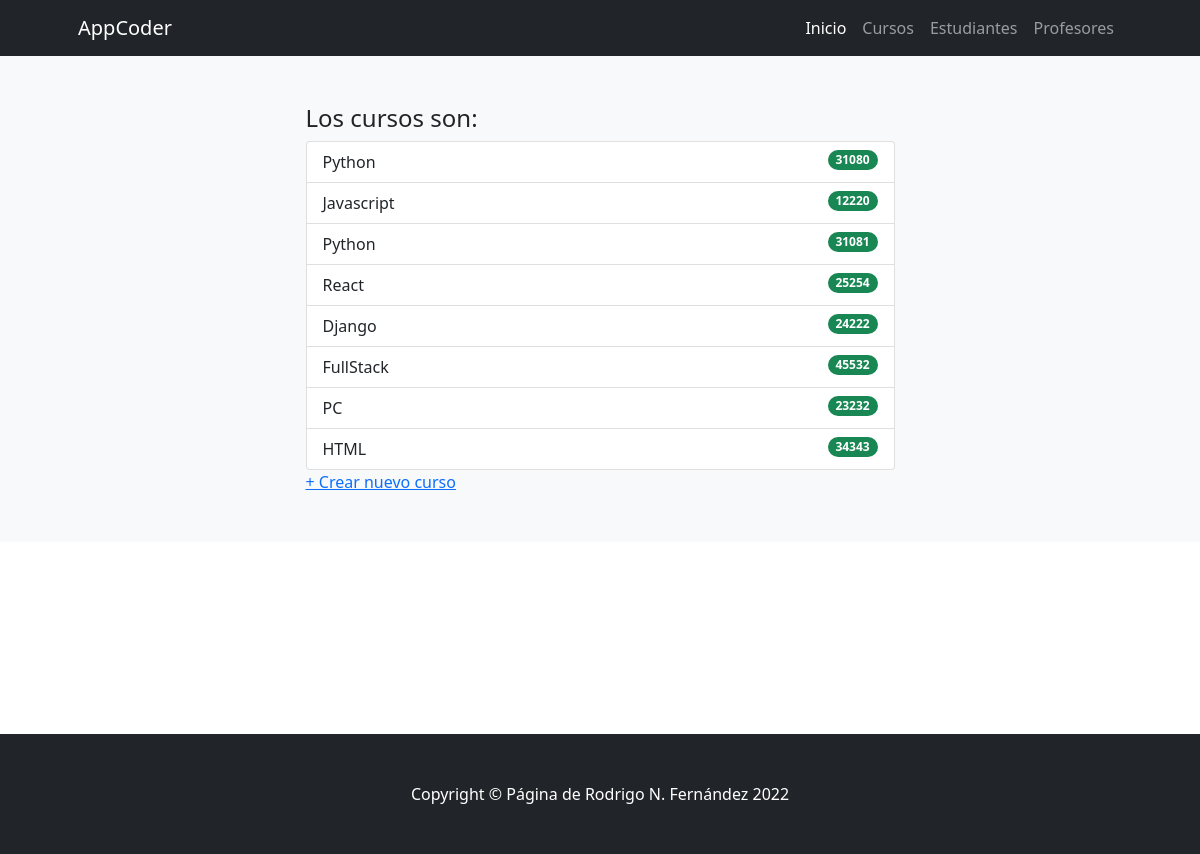
Screenshot of /cursos/ with the database file from the repository.
### ProyectoCoderApp/models.py (models this page shows)
class Curso(models.Model):
    nombre = models.CharField(max_length=30) # Texto
    comision = models.IntegerField()

### ProyectoCoderApp/views.py (the view)
# urls.py: path('cursos/',cursos,name="cursos"),
def cursos(request):
    cursos=Curso.objects.all()
    ctx={"cursos":cursos}
    return render(request,'ProyectoCoderApp/cursos.html',ctx)

### ProyectoCoderApp/templates/ProyectoCoderApp/cursos.html (shortened to what this page needs)
{% extends 'ProyectoCoderApp/base.html' %}
{% load static %}
{% block contenidoPagina %}
<section class="bg-light py-5">
    <div class="container px-5">
        <div class="row gx-5 justify-content-center">
            <div class="col-lg-7">
                <h4>Los cursos son:</h4>
                <ul class="list-group">
                    {% for curso in cursos %}
                        <li class="list-group-item d-flex justify-content-between align-items-start">
                            {{ curso.nombre }}
                            <span class="badge bg-success rounded-pill">{{ curso.comision }}</span>
                        </li>
                    {% endfor %}
                </ul>
                <a href="{% url 'crear_curso' %}"> + Crear nuevo curso </a>
            </div>
        </div>
    </div>
</section>
{% endblock %}

### rows the page displays
Curso: nombre "Python", comision "31080"
Curso: nombre "Javascript", comision "12220"
Curso: nombre "Python", comision "31081"
Curso: nombre "React", comision "25254"
Curso: nombre "Django", comision "24222"
Curso: nombre "FullStack", comision "45532"
Curso: nombre "PC", comision "23232"
Curso: nombre "HTML", comision "34343"
